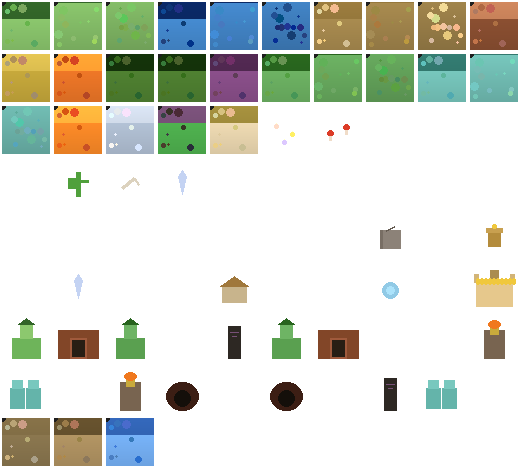
#> input picture godot-host/assets/tileset_atlas.png, 520 x 468 px
$ python postprocess.py ../godot-host/assets/tileset_atlas.png
#> lines starting #> are read from the running program, lines starting #| are printed output that depends on the picture
# -*- coding: utf-8 -*-
"""AI出图后处理（PARTS_CONTRACT §5）：高清 AI 图(如 1254² RGBA) → 32×48 像素部件。
流程: 抠残留底 → trim 透明边裁主体 → downscale 到目标格(保比例) → 调色板量化(贴 RAMP) →
      锚点底中对齐贴到 32×48 透明画布。供 char_gen 部件库用。
run: python pixel/postprocess.py <输入图> [--out <输出> --w 32 --h 48 --anchor bottom|center --ramp <名>]"""
import os, sys, argparse, math
from PIL import Image

# 复用 char_gen 的 RAMP（量化目标调色板，保成套统一）
sys.path.insert(0, os.path.dirname(__file__))
try:
    from char_gen import RAMP
except Exception:
    RAMP = {"steel":[(34,38,50),(78,86,104),(126,138,158),(178,190,208),(224,232,244)]}

def alpha_or_keycolor(im, bg_tol=18):
    """若图已有有效 alpha 用之；否则把近白/近黑边缘当背景抠掉(AI 常出白底/黑底)。"""
    im = im.convert("RGBA"); px = im.load(); w,h = im.size
    # 检测是否已有透明
    has_alpha = any(px[x,y][3] < 250 for x in range(0,w,7) for y in range(0,h,7))
    if has_alpha: return im
    # 取四角众色作背景键（白底/黑底/纯色底）
    corners = [px[0,0],px[w-1,0],px[0,h-1],px[w-1,h-1]]
    bg = max(set(corners), key=corners.count)
    out = Image.new("RGBA",(w,h),(0,0,0,0)); opx = out.load()
    for y in range(h):
        for x in range(w):
            r,g,b,a = px[x,y]
            if abs(r-bg[0])+abs(g-bg[1])+abs(b-bg[2]) <= bg_tol*3: continue  # 背景→透明
            opx[x,y] = (r,g,b,255)
    return out

def trim(im):
    """裁掉四周全透明边，留主体 bbox。"""
    bbox = im.getbbox()
    return im.crop(bbox) if bbox else im

def downscale_fit(im, tw, th, pad=2):
    """等比缩放进 (tw-pad, th-pad) 框，NEAREST 保像素感（先大图高质量缩再 NEAREST 定格）。"""
    w,h = im.size; bw,bh = tw-pad, th-pad
    scale = min(bw/w, bh/h)
    nw,nh = max(1,round(w*scale)), max(1,round(h*scale))
    # 两步：LANCZOS 缩到接近目标(保细节)，再确保整数格
    small = im.resize((nw,nh), Image.LANCZOS)
    return small

def quantize_to_ramp(im, ramp_name):
    """把每像素按亮度映射到指定 RAMP 5 阶（palette-swap 友好/成套统一）。alpha 保留。"""
    if ramp_name not in RAMP: return im
    cols = RAMP[ramp_name]; px = im.load(); w,h = im.size
    out = Image.new("RGBA",(w,h),(0,0,0,0)); opx = out.load()
    for y in range(h):
        for x in range(w):
            r,g,b,a = px[x,y]
            if a < 8: continue
            lum = (r*30+g*59+b*11)//100
            k = min(4, lum*5//256)
            opx[x,y] = cols[k]+(255,)
    return out

def quantize_kmeans(im, k=12):
    """不指定 ramp 时：Pillow 自带量化减色(保留原色相,k 色)。"""
    rgb = Image.new("RGBA", im.size, (0,0,0,0)); rgb.paste(im,(0,0),im)
    q = im.convert("RGB").quantize(colors=k, method=Image.MEDIANCUT).convert("RGBA")
    # 把原 alpha 贴回
    qpx=q.load(); apx=im.load(); w,h=im.size
    out=Image.new("RGBA",(w,h),(0,0,0,0)); opx=out.load()
    for y in range(h):
        for x in range(w):
            if apx[x,y][3] >= 8: opx[x,y]=qpx[x,y][:3]+(255,)
    return out

def compose(part, tw, th, anchor):
    """把处理后的小图贴到 tw×th 透明画布，锚点对齐。"""
    canvas = Image.new("RGBA",(tw,th),(0,0,0,0))
    pw,ph = part.size
    x = (tw-pw)//2
    y = (th-ph) if anchor=="bottom" else (th-ph)//2
    canvas.paste(part,(x,max(0,y)),part)
    return canvas

def process(inp, out, tw, th, anchor, ramp):
#> called with inp = '../godot-host/assets/tileset_atlas.png', tw = 32, th = 48, anchor = 'bottom'
    im = Image.open(inp)
#> im is the input picture: PIL image 520x468 RGBA; mean R, G, B, A 39.9, 44.3, 33.3, 81.8
    im = alpha_or_keycolor(im)
#> in alpha_or_keycolor, `has_alpha = any(px[x,y][3] < 250 for x in range(0,w,7) for y in range(..`: has_alpha = True
    im = trim(im)
#> in trim, `bbox = im.getbbox()`: bbox = (2, 2, 518, 466)
#> in trim, `return im.crop(bbox) if bbox else im`:
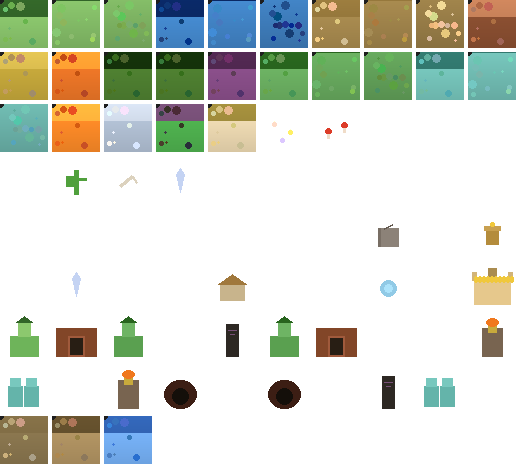
#> returned value: PIL image 516x464 RGBA; mean R, G, B, A 40.6, 45.1, 33.8, 83.2; transparent parts drawn white
    im = downscale_fit(im, tw, th)
#> in downscale_fit, `small = im.resize((nw,nh), Image.LANCZOS)`:
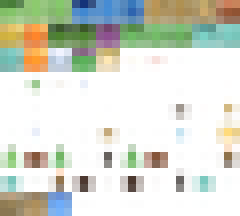
#> small: PIL image 30x27 RGBA (shown 8 times larger); mean R, G, B, A 74.6, 82.7, 61.3, 82; transparent parts drawn white
    im = quantize_to_ramp(im, ramp) if ramp else quantize_kmeans(im)
#> in quantize_kmeans, `rgb = Image.new('RGBA', im.size, (0, 0, 0, 0))`: rgb: PIL image 30x27 RGBA; every value is 0
#> in quantize_kmeans, `rgb.paste(im, (0, 0), im)`:
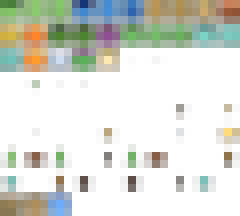
#> rgb: PIL image 30x27 RGBA (shown 8 times larger); mean R, G, B, A 41, 45.6, 34.1, 66.3; transparent parts drawn white
#> in quantize_kmeans, `q = im.convert("RGB").quantize(colors=k, method=Image.MEDIANCUT).conve..`:
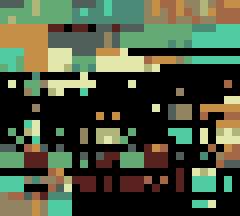
#> q: PIL image 30x27 RGBA (shown 8 times larger); mean R, G, B, A 72.7, 82.9, 60.5, 255
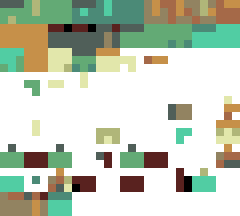
#> im: PIL image 30x27 RGBA (shown 8 times larger); mean R, G, B, A 57.8, 66.6, 48.6, 118.4; transparent parts drawn white
    im = compose(im, tw, th, anchor)
#> in compose, `canvas = Image.new("RGBA",(tw,th),(0,0,0,0))`: canvas: PIL image 32x48 RGBA; every value is 0
#> in compose, `canvas.paste(part,(x,max(0,y)),part)`:
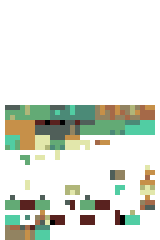
#> canvas: PIL image 32x48 RGBA (shown 5 times larger); mean R, G, B, A 30.5, 35.1, 25.6, 62.4; transparent parts drawn white
    im.save(out)
    return im.size

def slice_grid(inp, rows, cols, cell, out_dir, names=None, ramp=None):
    """网格图(rows×cols)→ 每格切出 → trim+downscale 到 cell×cell → 独立 PNG。
    『一次 AI 出 N 件、本地切成 N 独立件』的支点(省额度)。names: 每格命名(可选)。"""
    os.makedirs(out_dir, exist_ok=True)
    im = Image.open(inp); im = alpha_or_keycolor(im)
    W0, H0 = im.size
    cw, ch = W0 // cols, H0 // rows
    saved = []
    for r in range(rows):
        for c in range(cols):
            idx = r * cols + c
            cellimg = im.crop((c*cw, r*ch, (c+1)*cw, (r+1)*ch))
            cellimg = trim(cellimg)
            if cellimg.size[0] < 4 or cellimg.size[1] < 4:  # 空格跳过
                continue
            cellimg = downscale_fit(cellimg, cell, cell, pad=2)
            cellimg = quantize_to_ramp(cellimg, ramp) if ramp else quantize_kmeans(cellimg)
            cellimg = compose(cellimg, cell, cell, "center")
            nm = (names[idx] if names and idx < len(names) else f"item_{idx:02d}")
            p = os.path.join(out_dir, f"{nm}.png")
            cellimg.save(p); saved.append(p)
    return saved

if __name__=="__main__":
    sys.stdout.reconfigure(encoding="utf-8")
    # 手动分派(避免 argparse subparser 与顶层 positional 的 dest 冲突)
    if len(sys.argv) > 1 and sys.argv[1] == "grid":
        g = argparse.ArgumentParser(prog="postprocess.py grid")
        g.add_argument("input")
        g.add_argument("--rows", type=int, required=True)
        g.add_argument("--cols", type=int, required=True)
        g.add_argument("--cell", type=int, default=48, help="每件目标像素(默认48,游戏内尺寸)")
        g.add_argument("--out-dir", default="./pixel/_aigen/sliced")
        g.add_argument("--names", default=None, help="逗号分隔的每格命名")
        g.add_argument("--ramp", default=None)
        a = g.parse_args(sys.argv[2:])
        names = a.names.split(",") if a.names else None
        saved = slice_grid(a.input, a.rows, a.cols, a.cell, a.out_dir, names, a.ramp)
        print(f"网格切片: {a.input} → {len(saved)} 件 @ {a.cell}² → {a.out_dir}")
        for p in saved: print("  ", os.path.basename(p))
    else:
        ap = argparse.ArgumentParser()
        ap.add_argument("input")
        ap.add_argument("--out", default=None)
        ap.add_argument("--w", type=int, default=32)
        ap.add_argument("--h", type=int, default=48)
        ap.add_argument("--anchor", default="bottom", choices=["bottom","center"])
        ap.add_argument("--ramp", default=None, help="量化到 char_gen RAMP 某阶;留空=k-means 减色")
        a = ap.parse_args()
        out = a.out or os.path.splitext(a.input)[0] + f"_pp{a.w}x{a.h}.png"
        sz = process(a.input, out, a.w, a.h, a.anchor, a.ramp)
#> sz = (32, 48)
        print(f"后处理: {a.input} -> {out}  ({sz[0]}x{sz[1]}, anchor={a.anchor}, ramp={a.ramp or 'kmeans'})")
#| 后处理: ../godot-host/assets/tileset_atlas.png -> ../godot-host/assets/tileset_atlas_pp32x48.png  (32x48, anchor=bottom, ramp=kmeans)
